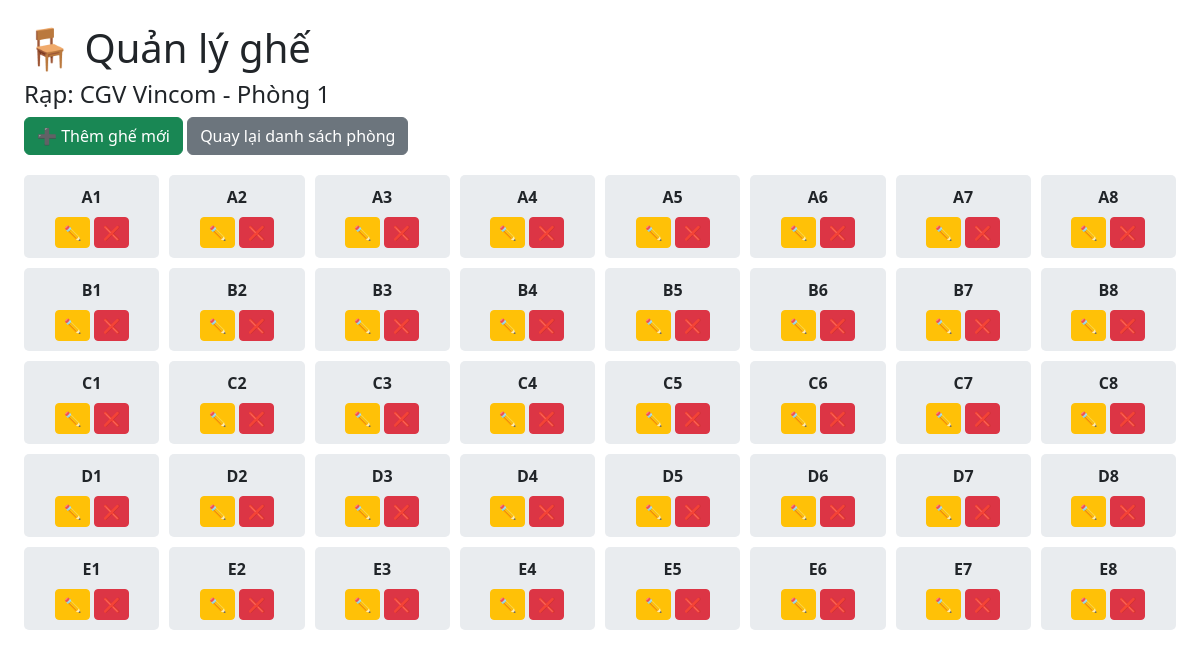
Page /views/admin/seats.php?room_id=1 (signed in) on the committed database.
### tables this page shows
CREATE TABLE `rooms` (
  `id` int NOT NULL AUTO_INCREMENT,
  `theater_id` int NOT NULL,
  `name` varchar(60) NOT NULL,
  `seat_map_json` json DEFAULT NULL,
  PRIMARY KEY (`id`),
  UNIQUE KEY `id_UNIQUE` (`id`),
  KEY `theater_id` (`theater_id`),
  CONSTRAINT `rooms_ibfk_1` FOREIGN KEY (`theater_id`) REFERENCES `theaters` (`id`) ON DELETE CASCADE
);

CREATE TABLE `theaters` (
  `id` int NOT NULL AUTO_INCREMENT,
  `name` varchar(120) NOT NULL,
  `address` varchar(255) DEFAULT NULL,
  PRIMARY KEY (`id`),
  UNIQUE KEY `id_UNIQUE` (`id`)
);

CREATE TABLE `seats` (
  `id` int NOT NULL AUTO_INCREMENT,
  `room_id` int NOT NULL,
  `row_label` varchar(5) NOT NULL,
  `seat_number` int NOT NULL,
  `seat_type` enum('STANDARD','VIP','COUPLE') DEFAULT 'STANDARD',
  PRIMARY KEY (`id`),
  UNIQUE KEY `uniq_seat` (`room_id`,`row_label`,`seat_number`),
  UNIQUE KEY `id_UNIQUE` (`id`),
  CONSTRAINT `seats_ibfk_1` FOREIGN KEY (`room_id`) REFERENCES `rooms` (`id`) ON DELETE CASCADE
);

### views/admin/seats.php (the view, shortened to what this page needs)
<?php
$roomId = intval($_GET['room_id']);
$conn = getDbConnection();
$stmt = $conn->prepare("
    SELECT r.*, t.name as theater_name
    FROM rooms r
    JOIN theaters t ON r.theater_id = t.id
    WHERE r.id = ?
");
$stmt->bind_param("i", $roomId);
$stmt->execute();
$room = $stmt->get_result()->fetch_assoc();
$stmt = $conn->prepare("SELECT * FROM seats WHERE room_id = ? ORDER BY row_label, seat_number");
$stmt->bind_param("i", $roomId);
$stmt->execute();
$result = $stmt->get_result();
?>
<!DOCTYPE html>
<html lang="vi">
<head>
    <link href="https://cdn.jsdelivr.net/npm/bootstrap@5.3.3/dist/css/bootstrap.min.css" rel="stylesheet">
</head>
<body class="p-4">
    <h1>🪑 Quản lý ghế</h1>
    <h4>Rạp: <?= htmlspecialchars($room['theater_name']) ?> - <?= htmlspecialchars($room['name']) ?></h4>
    <div class="mb-3">
        <a href="add_seat.php?room_id=<?= $roomId ?>" class="btn btn-success">➕ Thêm ghế mới</a>
        <a href="rooms.php" class="btn btn-secondary">Quay lại danh sách phòng</a>
    </div>
    <div class="seat-grid">
        <?php while ($seat = $result->fetch_assoc()): ?>
            <div class="seat">
                <strong><?= htmlspecialchars($seat['row_label']) ?><?= $seat['seat_number'] ?></strong>
                <div class="mt-2">
                    <a href="edit_seat.php?id=<?= $seat['id'] ?>" class="btn btn-warning btn-sm">✏️</a>
                    <a href="#" onclick="deleteSeat(<?= $seat['id'] ?>)" class="btn btn-danger btn-sm">❌</a>
                </div>
            </div>
        <?php endwhile; ?>
    </div>
</body>
</html>

### views/admin/seats.php (style rules this page uses)
.seat-grid { display: grid; grid-template-columns: repeat(8, 1fr); gap: 10px; margin: 20px 0; }
.seat { padding: 10px; text-align: center; background: #e9ecef; border-radius: 5px; }

### rows in the picture
rooms: theater.name "CGV Vincom", name "Phòng 1"
seats: row_label "A", seat_number "1"
seats: row_label "A", seat_number "2"
seats: row_label "A", seat_number "3"
seats: row_label "A", seat_number "4"
seats: row_label "A", seat_number "5"
seats: row_label "A", seat_number "6"
seats: row_label "A", seat_number "7"
seats: row_label "A", seat_number "8"
seats: row_label "B", seat_number "1"
seats: row_label "B", seat_number "2"
seats: row_label "B", seat_number "3"
seats: row_label "B", seat_number "4"
seats: row_label "B", seat_number "5"
seats: row_label "B", seat_number "6"
seats: row_label "B", seat_number "7"
seats: row_label "B", seat_number "8"
seats: row_label "C", seat_number "1"
seats: row_label "C", seat_number "2"
seats: row_label "C", seat_number "3"
seats: row_label "C", seat_number "4"
seats: row_label "C", seat_number "5"
seats: row_label "C", seat_number "6"
seats: row_label "C", seat_number "7"
seats: row_label "C", seat_number "8"
seats: row_label "D", seat_number "1"
seats: row_label "D", seat_number "2"
seats: row_label "D", seat_number "3"
seats: row_label "D", seat_number "4"
seats: row_label "D", seat_number "5"
seats: row_label "D", seat_number "6"
seats: row_label "D", seat_number "7"
seats: row_label "D", seat_number "8"
seats: row_label "E", seat_number "1"
seats: row_label "E", seat_number "2"
seats: row_label "E", seat_number "3"
seats: row_label "E", seat_number "4"
seats: row_label "E", seat_number "5"
seats: row_label "E", seat_number "6"
seats: row_label "E", seat_number "7"
seats: row_label "E", seat_number "8"
